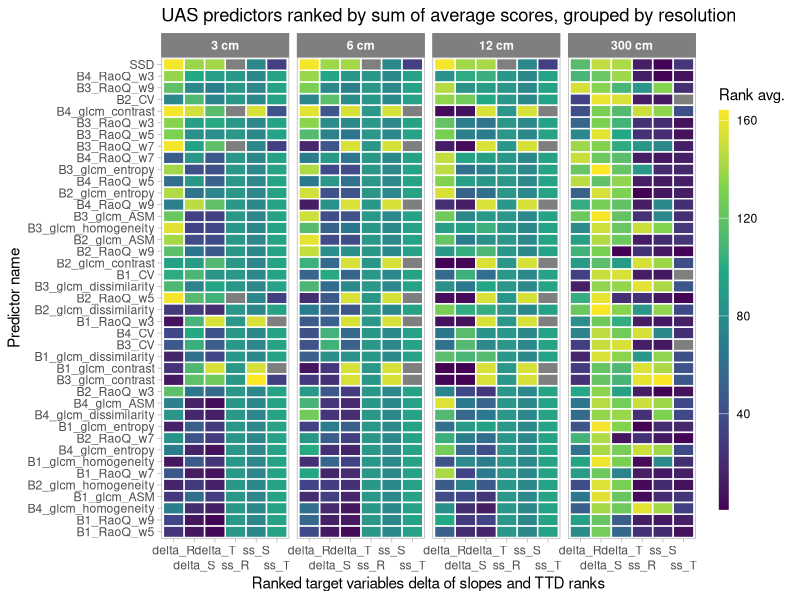
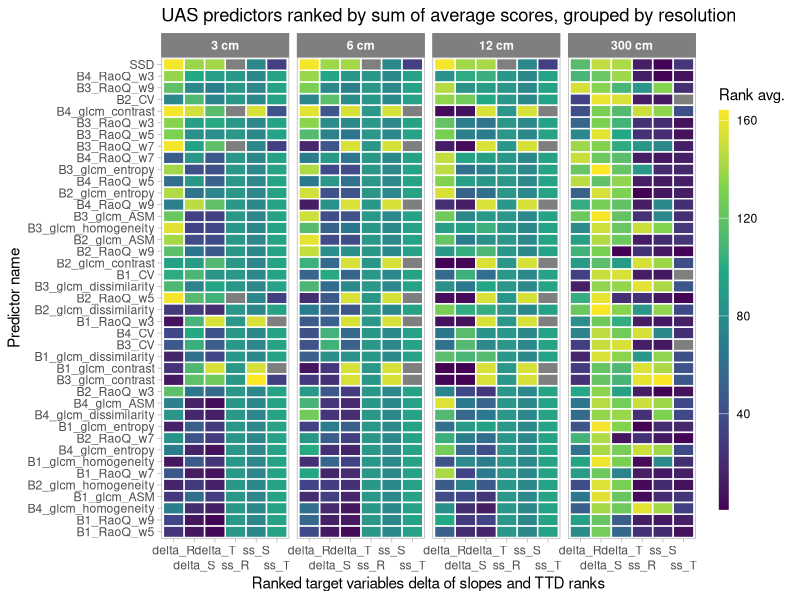

Generate these figures, in order, with R: (Note: this script raises an error after producing the figures.)
library(dplyr)
library(tidyverse)
library(xtable)
library(ggplot2)
library(terra)
library(sf)
uas_slopes <- read.csv("./results/ACTUAL_RESULTS/UAS_slopes_FINAL.csv")
planet_slopes <- read.csv("./results/ACTUAL_RESULTS/Planet_slopes_FINAL.csv")

p <- planet_slopes %>%
  mutate(agg = "agg10")

u <- uas_slopes %>%
  bind_rows(p) %>%
  select(c(predictor, agg,
           starts_with("prop"), starts_with("mean"))) %>%
  group_by(predictor, agg) %>%
  summarise(
    across(
      where(is.numeric),
      ~ sum(.x, na.rm = TRUE)
    ),
    .groups = "drop"
  ) %>%
  mutate(
    across(starts_with("prop_"), ~ na_if(., 0))
  ) %>%
  # can I use case_when to replace same_sign == 0 with NA and do the same in the rank rows of the same predictors?
  mutate(
    rank_ss_S = rank(prop_same_sign_shannon,  ties.method = "average", na.last = "keep"),
    rank_ss_T = rank(prop_same_sign_turnover, ties.method = "average", na.last = "keep"),
    rank_ss_R = rank(prop_same_sign_richness, ties.method = "average", na.last = "keep")
  ) %>%
  mutate(ranksum_ss_X = rowSums(
    select(., starts_with("rank_ss")),
    na.rm = T)
  ) %>%
  mutate(
    rank_delta_S = rank(-abs(mean_diff_shannon), ties.method = "average"),
    rank_delta_T = rank(-abs(mean_diff_turnover), ties.method = "average"),
    rank_delta_R = rank(-abs(mean_diff_richness), ties.method = "average")
  ) %>%
  mutate(ranksum_delta_X = rowSums(
    select(., starts_with("rank_delta")),
    na.rm = T
  )) %>%
  mutate(ranksum = ranksum_delta_X + ranksum_ss_X)

u %>%
  select(prop_same_sign_shannon, rank_ss_S)
u %>%
  select(mean_diff_shannon, rank_delta_S)

# both in one?
u_both <- u %>%
  select(c(predictor, agg, starts_with("rank"))) %>%
  select(-c(ranksum_ss_X, ranksum)) %>%
  pivot_longer(-c(predictor, agg, ranksum_delta_X)) %>%
  # rename some stuff
  mutate(res = factor(
    case_when(
      agg == "agg1" ~ "3 cm",
      agg == "agg2" ~ "6 cm",
      agg == "agg4" ~ "12 cm",
      agg == "agg10" ~ "300 cm"
    ), levels = c("3 cm", "6 cm", "12 cm", "300 cm")),
    name = str_remove(name, "^rank_"))

both <- ggplot(u_both, aes(x = name,
                           y = reorder(predictor, ranksum_delta_X, FUN = mean),
                           fill = value)) +
  geom_tile(color = "white", lwd = .5) +
  facet_wrap(~ res, nrow = 1) +
  scale_fill_viridis_c(name = "Rank avg.") +
  theme_light() +
  theme(strip.text = element_text(face = "bold"),
        strip.background = element_rect(fill = "grey50", color = "grey50")) +
  ylab("Predictor name") +
  xlab("Ranked target variables delta of slopes and TTD ranks") +
  guides(fill = guide_colourbar(barwidth = 0.5, barheight = 20)) +
  scale_x_discrete(guide = guide_axis(n.dodge = 2)) +
  labs(title = "UAS predictors ranked by sum of average scores, grouped by resolution")
both
ggsave(filename = "./images/5_Results_UAS_AND_Planet_sameSign_meanDiff_ranks.png", plot = both,
       width = 3000, height = 2000, units = "px", dpi = 300)
write.csv(u , "./result_tables/Fig_5_2_data.csv", row.names = F)
